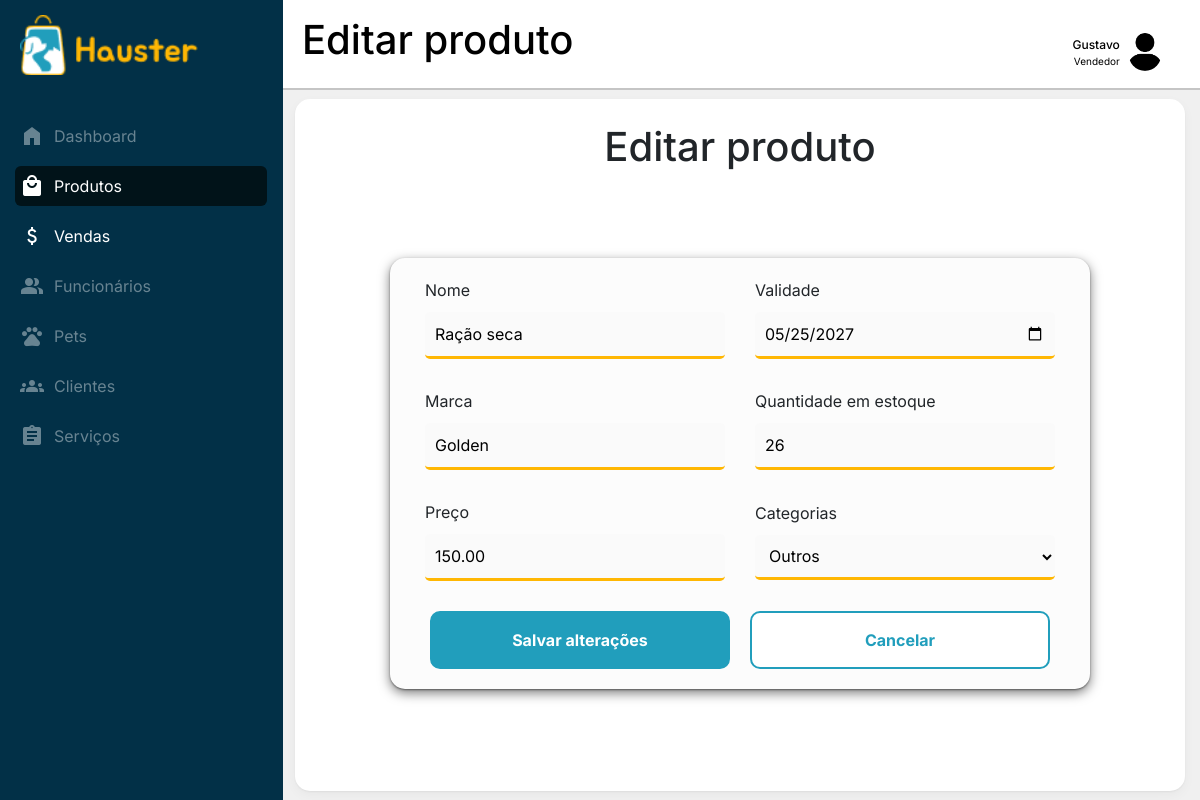
The app's page /dashboard.php?pagina=produtos_editar&id_prod=26 (signed in) with its own data.
### tables this page shows
CREATE TABLE IF NOT EXISTS `funcionarios` (
  `idfuncionarios` int(11) NOT NULL AUTO_INCREMENT,
  `nome` varchar(45) NOT NULL,
  `dt_nasc` date NOT NULL,
  `salario` decimal(10,2) NOT NULL,
  `cpf` varchar(11) NOT NULL,
  `email` varchar(45) NOT NULL,
  `telefone` varchar(14) NOT NULL,
  `senha` varchar(255) NOT NULL,
  `cargos_idcargos` int(11) NOT NULL,
  `estabelecimento_idestabelecimento` int(11) NOT NULL,
  PRIMARY KEY (`idfuncionarios`),
  UNIQUE KEY `uk_funcionarios_id_cargo` (`idfuncionarios`,`cargos_idcargos`),
  KEY `fk_funcionarios_cargos_id` (`cargos_idcargos`),
  KEY `fk_funcionarios_estabelecimento_id` (`estabelecimento_idestabelecimento`),
  CONSTRAINT `fk_funcionarios_cargos` FOREIGN KEY (`cargos_idcargos`) REFERENCES `cargos` (`idcargos`) ON DELETE NO ACTION ON UPDATE NO ACTION,
  CONSTRAINT `fk_funcionarios_estabelecimento` FOREIGN KEY (`estabelecimento_idestabelecimento`) REFERENCES `estabelecimento` (`idestabelecimento`) ON DELETE CASCADE ON UPDATE NO ACTION
);

CREATE TABLE IF NOT EXISTS `cargos` (
  `idcargos` int(11) NOT NULL AUTO_INCREMENT,
  `nome` varchar(45) NOT NULL,
  PRIMARY KEY (`idcargos`)
);

CREATE TABLE IF NOT EXISTS `produtos` (
  `idprodutos` int(11) NOT NULL AUTO_INCREMENT,
  `nome_prod` varchar(45) NOT NULL,
  `validade` date NOT NULL,
  `estoque` int(11) NOT NULL,
  `marca` varchar(45) NOT NULL,
  `preco` decimal(10,2) NOT NULL,
  `categorias_idcategorias` int(11) NOT NULL,
  `estabelecimento_idestabelecimento` int(11) NOT NULL,
  PRIMARY KEY (`idprodutos`,`categorias_idcategorias`,`estabelecimento_idestabelecimento`),
  KEY `fk_produtos_categorias1_idx` (`categorias_idcategorias`),
  KEY `fk_produtos_estabelecimento1_idx` (`estabelecimento_idestabelecimento`),
  CONSTRAINT `fk_produtos_categorias1` FOREIGN KEY (`categorias_idcategorias`) REFERENCES `categorias` (`idcategorias`) ON DELETE NO ACTION ON UPDATE NO ACTION,
  CONSTRAINT `fk_produtos_estabelecimento` FOREIGN KEY (`estabelecimento_idestabelecimento`) REFERENCES `estabelecimento` (`idestabelecimento`) ON DELETE CASCADE ON UPDATE NO ACTION
);

### includes/permissoes.php (called while the page is built, shortened)
<?php
function e_dono(): bool
{
    return empty($_SESSION['funcionario_id']);
}
function funcionario_logado(): ?array
{
    global $conexao;
    static $cache = false;
    if ($cache !== false) {
        return $cache;
    }
    $stmt = $conexao->prepare(
        "SELECT f.idfuncionarios, f.nome, f.cargos_idcargos, c.nome AS cargo
         FROM funcionarios f
         JOIN cargos c ON c.idcargos = f.cargos_idcargos
         WHERE f.idfuncionarios = :id AND f.estabelecimento_idestabelecimento = :estab"
    );
    $stmt->execute([
        ':id'    => (int) $_SESSION['funcionario_id'],
        ':estab' => (int) ($_SESSION['estabelecimento_id'] ?? 0),
    ]);
    $cache = $stmt->fetch() ?: ['idfuncionarios' => 0, 'nome' => '', 'cargos_idcargos' => 0, 'cargo' => ''];
    return $cache;
}
function permissoes_do_usuario(): array
{
    return PERMISSOES_POR_CARGO[(int) funcionario_logado()['cargos_idcargos']] ?? [];
}
function pode_acessar(string $secao): bool
{
    if ($secao === 'conta') {
        return e_dono();
    }
    $permitidas = permissoes_do_usuario();
    return in_array('*', $permitidas, true) || in_array($secao, $permitidas, true);
}
function secao_da_pagina(string $pagina): string
{
    return explode('_', $pagina)[0];
}
function exigir_permissao(string $pagina): void
{
    if (pode_acessar(secao_da_pagina($pagina))) {
        return;
    }
    exit;
}

### dashboard/estoque/editar.php (the view, shortened to what this page needs)
<?php
$id = isset($_GET['id_prod']) ? (int) $_GET['id_prod'] : 0;
$stmt = $conexao->prepare(
    "SELECT p.*, c.nome AS nome_categoria
     FROM produtos p
     JOIN categorias c ON p.categorias_idcategorias = c.idcategorias
     WHERE p.idprodutos = :id"
);
$stmt->execute([':id' => $id]);
$produto = $stmt->fetch();
$stmt2 = $conexao->query("SELECT * FROM categorias");
$categorias = $stmt2->fetchAll();
?>
<main class="tabela content fundo">
    <h1 class="titulo">Editar produto</h1>
    <form method="POST" action="dashboard.php?pagina=produtos_editar&id_prod=<?= $produto['idprodutos'] ?>" class="form-produto">
        <div class="campos">
            <div class="campo">
                <label for="nome">Nome</label>
                <input type="text" id="nome" name="nome" value="<?= htmlspecialchars($produto['nome_prod']) ?>" required>
            </div>
            <div class="campo">
                <label for="validade">Validade</label>
                <input type="date" id="validade" name="validade" value="<?= htmlspecialchars($produto['validade']) ?>">
            </div>
            <div class="campo">
                <label for="marca">Marca</label>
                <input type="text" id="marca" name="marca" value="<?= htmlspecialchars($produto['marca']) ?>">
            </div>
            <div class="campo">
                <label for="quantidade_estoque">Quantidade em estoque</label>
                <input type="number" id="quantidade_estoque" name="quantidade_estoque" min="0" value="<?= htmlspecialchars($produto['estoque']) ?>" required>
            </div>
            <div class="campo">
                <label for="preco">Preço</label>
                <input type="number" id="preco" name="preco" value="<?= htmlspecialchars($produto['preco']) ?>">
            </div>
            <div class="campo">
                <label for="categorias">Categorias</label>
                <select name="categorias" id="categorias" required>
                        <?php foreach ($categorias as $categoria): ?>
                            <option value="<?= $categoria['idcategorias'] ?>" <?= $categoria['idcategorias'] == $categoria['idcategorias'] ? 'selected' : '' ?>>
                                <?= htmlspecialchars($categoria['nome']) ?>
                            </option>
                        <?php endforeach;?>
                </select>
            </div>
            <div class="acoes campo">
                <button type="submit">Salvar alterações</button>
                <a href="dashboard.php?pagina=produtos"><button type="button" id="cancelar">Cancelar</button></a>
            </div>
        </div>
    </form>
</main>

### includes/topo.php (shortened to what this page needs)
<?php
$titulos = [
    'home'               => 'Dashboard',
    'produtos'           => 'Produtos',
    'produtos_cadastrar' => 'Cadastrar produto',
    'produtos_editar'    => 'Editar produto',
    'pets'               => 'Pets',
    'clientes'           => 'Clientes',
    'funcionarios'       => 'Funcionários',
    'funcionarios_cadastrar' => 'Cadastrar funcionário',
    'funcionarios_editar'    => 'Editar funcionário',
    'funcionarios_detalhar'  => 'Detalhes do funcionário',
    'servicos'           => 'Serviços',
    'vendas'             => 'Vendas',
    'pedidos'            => 'Vendas',
    'pedidos_cadastrar'  => 'Cadastrar venda',
    'pedidos_editar'     => 'Editar venda',
];
$titulo_pagina = $titulos[$pagina] ?? 'Dashboard';
include_once "includes/permissoes.php";
$usuario_func = funcionario_logado();
$nome_exibido = $usuario_func['nome'] ?? ($_SESSION['nome_fantasia'] ?? 'Estabelecimento');
$cargo_exibido = $usuario_func['cargo'] ?? 'Gerente';
?>
<link href="https://cdn.jsdelivr.net/npm/bootstrap@5.3.3/dist/css/bootstrap.min.css" rel="stylesheet">
<header class="topbar">
    <h1><?= htmlspecialchars($titulo_pagina) ?></h1>
    <div class="mt-3 perfil-menu">
        <button class="d-flex justify-content-between align-items-center p-3 select" type="button"
                data-bs-toggle="collapse" data-bs-target="#perfil" aria-expanded="false" aria-controls="perfil"
                style="background-color:white;">
            <div class="user d-flex align-items-center gap-2">
                <img src="<?= !empty($_SESSION['foto']) ? 'assets/' . htmlspecialchars($_SESSION['foto']) : 'https://i.imgur.com/vzaeaUi.png' ?>" alt="Avatar image">
                <div>
                    <p class="name mb-0"><?= htmlspecialchars($nome_exibido) ?></p>
                    <p class="plan mb-0"><?= htmlspecialchars($cargo_exibido) ?></p>
                </div>
            </div>
        </button>
    </div>
</header>

### css/side-bar.css (style rules this page uses)
:root { --branco: #ffff; --preto: #000000; --primaria-100: #B0E8FE; --primaria-200: #2CC7EC; --primaria-base: #219EBC; --primaria-400: #16778E; --primaria-500: #0C5262; --primaria-600: #042F3A; --primaria-700: #011319; --secundaria-100: #FFE9D2; --secundaria-base: #FFB703; --secundaria-300: #CE9300; --secundaria-400: #9E7000; --secundaria-500: #714F00; --secundaria-600: #473000; --secundaria-700: #211500; --cinza-100: #F0F0F0; --cinza-200: #B3B8BB; --cinza-base: #8E9294; --cinza-400: #6A6D6F; --cinza-500: #494B4C; --cinza-600: #2A2B2C; --cinza-700: #101111; --fundo: #023047; --font: "Inter"; }
* { margin: 0; padding: 0; border: none; box-sizing: border-box; }
html, body { height: 100%; font-family: "Inter", Helvetica, sans-serif; }
.dashboard { display: grid; grid-template-areas: "sidebar topbar" "sidebar content"; grid-template-columns: 280px 1fr; grid-template-rows: 90px 1fr; height: 100vh; background-color: var(--cinza-100); }
.topbar { grid-area: topbar; background-color: var(--branco); color: var(--preto); border-bottom: 2px solid #0000003a; display: flex; align-items: center; justify-content: space-between; padding: 15px 22px; }
.perfil-menu { position: relative; margin-left: auto; }
.perfil-menu .select { border: none; border-radius: 8px; }
.content { grid-area: content; padding: 1.5rem; }

### dashboard/estoque/css/cadastrar.css (style rules this page uses)
:root { --branco: #ffff; --preto: #000000; --primaria-100: #B0E8FE; --primaria-200: #2CC7EC; --primaria-base: #219EBC; --primaria-400: #16778E; --primaria-500: #0C5262; --primaria-600: #042F3A; --primaria-700: #011319; --primaria-hover: #1e91ad; --secundaria-100: #FFE9D2; --secundaria-base: #FFB703; --secundaria-300: #CE9300; --secundaria-400: #9E7000; --secundaria-500: #714F00; --secundaria-600: #473000; --secundaria-700: #211500; --secundaria-hover: #e4a404; --cinza-100: #F0F0F0; --cinza-200: #B3B8BB; --cinza-base: #8E9294; --cinza-400: #6A6D6F; --cinza-500: #494B4C; --cinza-600: #2A2B2C; --cinza-700: #101111; --cinza-inputs: rgba(235, 235, 235, 0.185); --font: "Inter"; }
* { margin: 0; padding: 0; box-sizing: border-box; font-family: var(--font); }
.fundo { display: flex; flex-direction: column; margin: 1% 15px 1% 15px; background-color: var(--branco); box-shadow: 0 1px 2px rgba(0, 0, 0, 0.05), 0 4px 12px rgba(0, 0, 0, 0.04); border-radius: 15px; }
.form-produto { margin: auto; background-color: var(--cinza-inputs); box-shadow: 0 1px 2px rgba(0, 0, 0, 0.427), 0 4px 12px rgba(0, 0, 0, 0.519); border-radius: 15px; padding: 20px; width: 50vw; height: 52vh; gap: 10px; }
.titulo { text-align: center; }
.campos { display: grid; grid-template-columns: repeat(2, 350px); gap: 30px; justify-content: space-between; }
.campo { display: flex; justify-content: center; align-items: center; flex-direction: column; gap: 10px; }
.acoes { grid-column: 1 / -1; display: flex; gap: 40px; flex-direction: row; justify-content: center; width: 47vw; margin: 0 auto; }
.campo > input, .campo > select { border-bottom: 3px solid var(--secundaria-base); background-color: var(--cinza-inputs); border-radius: 5px; padding: 10px; width: 300px; }
.campo > label { width: 80%; text-align: left; }
.acoes > button, .acoes > a > button { padding: 15px 0px; width: 300px; font-weight: bold; border-radius: 10px; background-color: var(--primaria-base); border: 2px solid var(--primaria-base); color: var(--branco); }
#cancelar { background-color: var(--branco); border: 2px solid var(--primaria-base); color: var(--primaria-base); }
.acoes > a { text-decoration: none; }

### css/responsivo-dashboard.css (style rules this page uses)
@media (max-width: 1540px) { body.dashboard .form-produto { width: min(100%, 700px); height: auto; } }
@media (max-width: 1540px) { body.dashboard .form-produto .campos { grid-template-columns: repeat(2, minmax(0, 300px)); justify-content: center; } }
@media (max-width: 1540px) { body.dashboard .form-produto .campo > input, body.dashboard .form-produto .campo > select, body.dashboard .form-produto .campo > label { width: 100%; max-width: 300px; } }
@media (max-width: 1540px) { body.dashboard .form-produto .acoes { width: 100%; gap: 20px; } }
@media (max-width: 1540px) { body.dashboard .form-produto .acoes > button, body.dashboard .form-produto .acoes > a { flex: 1 1 0; min-width: 0; max-width: 300px; } }
@media (max-width: 1540px) { body.dashboard .form-produto .acoes > a > button { width: 100%; } }
@media (max-width: 1540px) { body.dashboard .form-produto .acoes > button { width: 100%; } }

### records on screen
funcionarios: nome "Gustavo", cargos_idcargos.nome "Vendedor"
produtos: nome "Ração seca", validade "05/25/2027", marca "Golden", quantidade_estoque "26", preco "150.00"

### other values on screen
$texto "Dashboard"
$texto "Produtos"
$texto "Vendas"
$texto "Funcionários"
$texto "Pets"
$texto "Clientes"
$texto "Serviços"
$titulo_pagina "Editar produto"
form field categorias "Outros"
